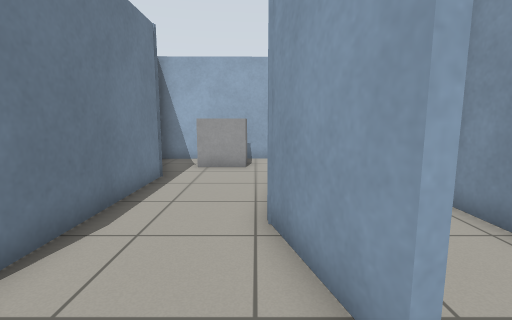
view 1 (above)

17 first-person views from a walk through a robot-simulator world made for Gazebo. The camera is 0.96 m above the floor, tilts 8° down and sees 85° across. The floor is counted in squares, 0.5 m on a side. Each view is taken from the middle of a square. On the plan, view 1 faces up. The plan holds only what a view shows up to about 16 squares ahead; the rest is blank.

view 2
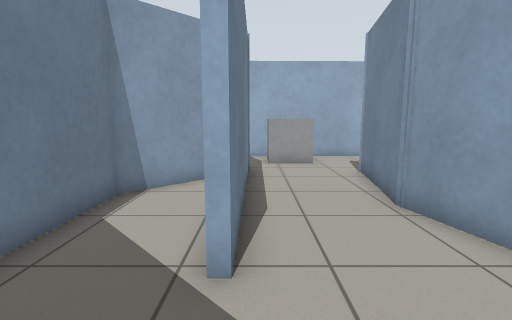

view 3
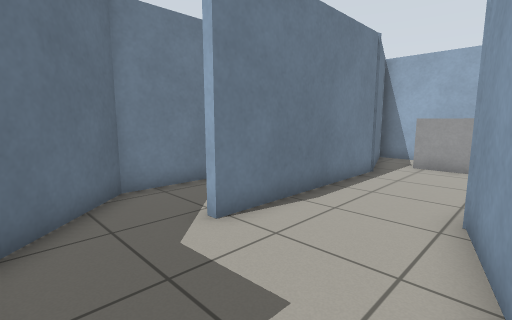

view 4
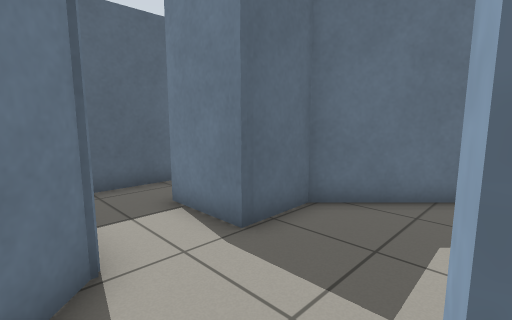

view 5
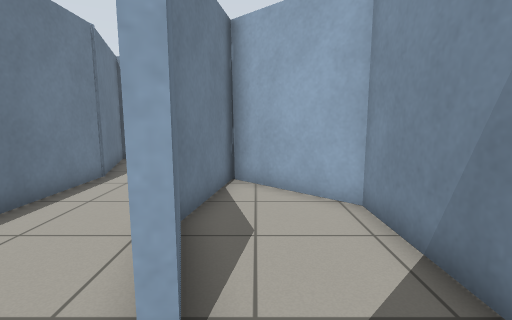

view 6
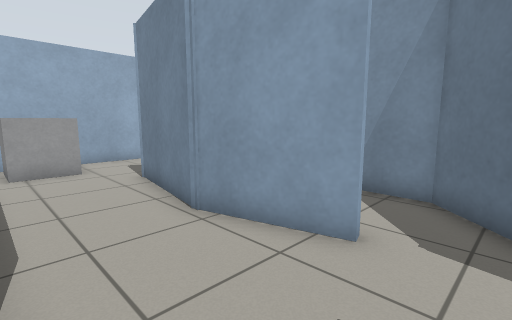

view 7
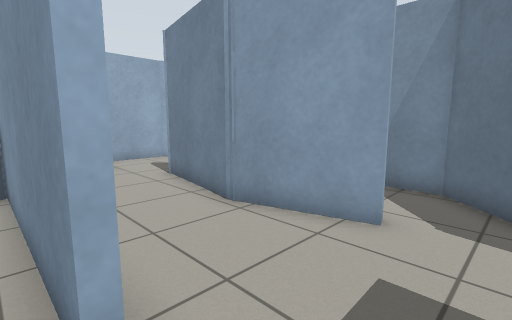

view 8
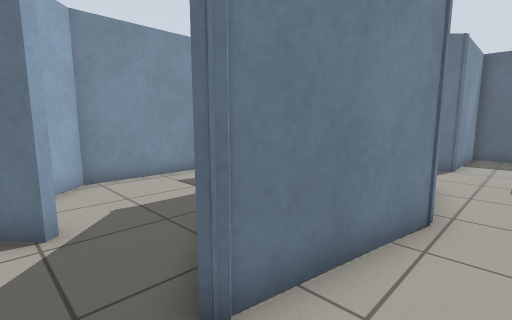

view 9
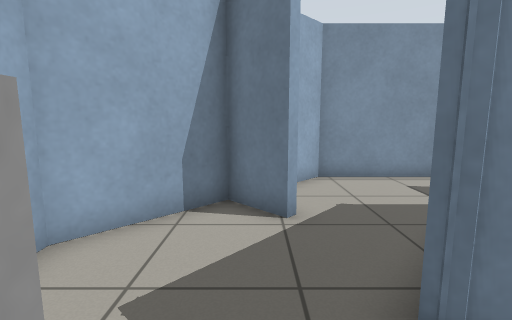

view 10
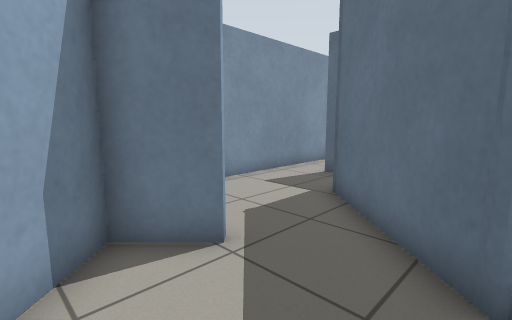

view 11
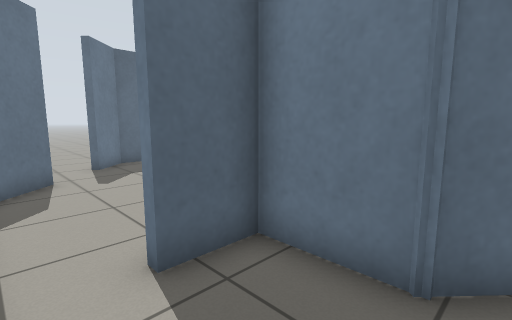

view 12
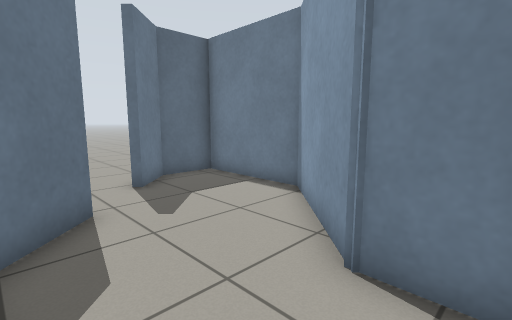

view 13
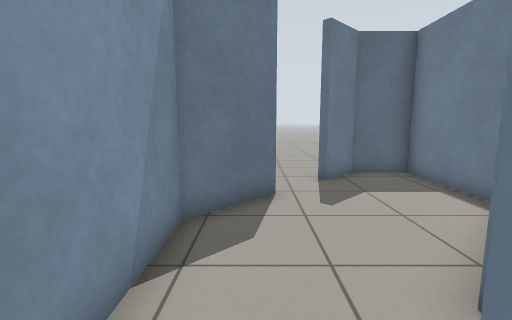

view 14
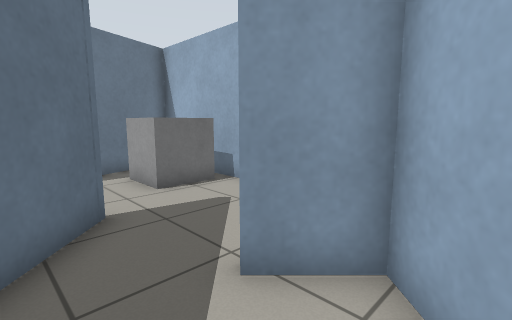

view 15
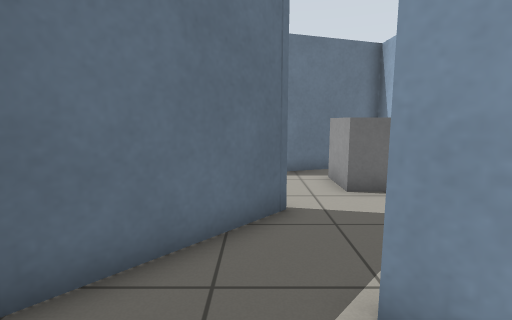

view 16
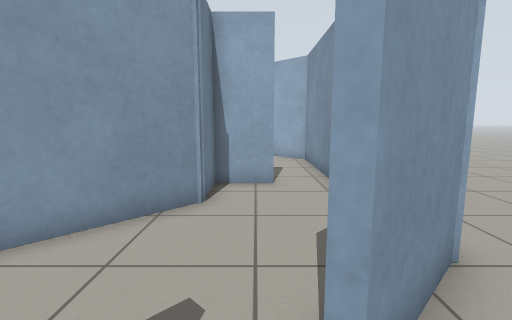

view 17
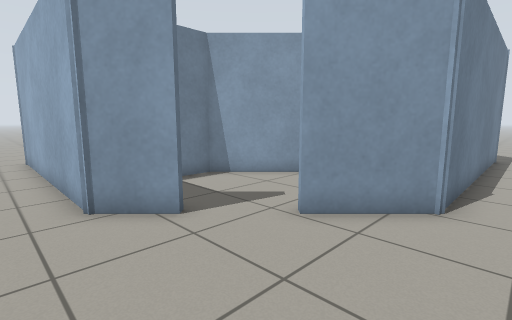

### Floor plan
Ten units are one square. View 1 is at (0, 0); x grows to the right and y downward. Boxes are objects, and circles mark ways between rooms. Rooms are numbered by the first view taken in them; rooms with no view inside come last. Other rooms are left out.
<svg viewBox="-96 -147 201 222">
<path fill="none" stroke="#000" d="M10 -97 19 -89M11 -18 3 -51 10 -96 14 -95M43 -104 56 -117 31 -142 -48 -141 -33 -96 -33 -21M-41 9 -34 16 -12 16 -12 41M-14 62 11 62 11 18 18 11M18 11 44 -16 44 -62 12 -91 6 -51 14 -19M-36 -21 -36 -92 -66 -62 -66 -16 -41 9M19 -89 47 -63 47 -38 65 -38 65 -35M85 -25 85 -89 58 -115 45 -102 43 -104M47 49 49 52 36 65 -56 65M88 13 67 34 65 32M65 32 85 12 85 -25M65 -35 47 -35 47 -15 14 19 14 62 34 62 47 49"/>
<rect x="-25" y="-135" width="20" height="20" fill="#bbb"><title>grey box</title></rect>
<circle cx="10" cy="-5" r="3" fill="#2a7"/>
<circle cx="-30" cy="-10" r="3" fill="#2a7"/>
<circle cx="35" cy="-95" r="3" fill="#2a7"/>
<circle cx="75" cy="-35" r="3" fill="#2a7"/>
<circle cx="60" cy="40" r="3" fill="#2a7"/>
<text x="0" y="-60">1</text>
<text x="30" y="-30">2</text>
<text x="-50" y="-40">3</text>
<text x="60" y="-70">4</text>
<text x="20" y="70">5</text>
<text x="50" y="10">6</text>
</svg>
Room 1 opens to room 2. Room 1 opens to room 3. Room 1 opens to room 4. Room 4 opens to room 6. Room 5 opens to room 6.

Where each view was taken, in squares from view 1:
view 1: 0 up, 0 right, facing up
view 2: 1 down, 3 left, facing up
view 3: 1 down, 1 right, facing up-left
view 4: 2 up, 2 right, facing down-left
view 5: 0 up, 2 right, facing up
view 6: 0 up, 3 left, facing up-right
view 7: 0 up, 4 left, facing up-right
view 8: 11 up, 1 left, facing down-right
view 9: 11 up, 1 left, facing right
view 10: 13 up, 1 right, facing down-right
view 11: 7 up, 8 right, facing down-left
view 12: 3 up, 8 right, facing down-left
view 13: 4 up, 7 right, facing down
view 14: 8 up, 7 right, facing up-left
view 15: 9 up, 7 right, facing left
view 16: 5 down, 6 right, facing up
view 17: 8 down, 10 right, facing up-left
